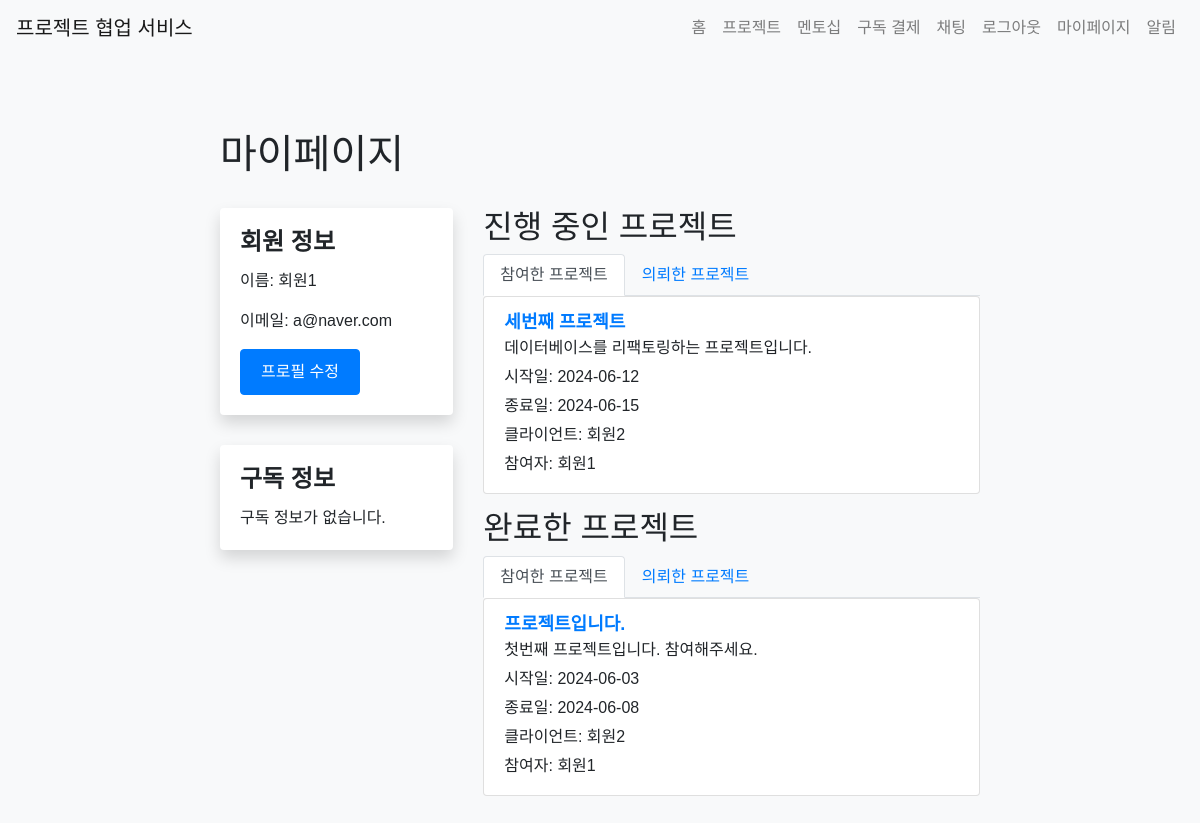
Screenshot of /mypage/ (signed in) with the database file from the repository.
### app/models.py (models this page shows)
class User(UserMixin, db.Model):
    id = db.Column(db.Integer, primary_key=True)
    name = db.Column(db.String(100), nullable=False)
    email = db.Column(db.String(120), unique=True, nullable=False)
    password = db.Column(db.String(255), nullable=False)
    bio = db.Column(db.Text)
    chat_rooms = db.relationship('ChatRoom', secondary='chat_room_participant', back_populates='participants', overlaps="chat_room_participants")
    chat_room_participants = db.relationship('ChatRoomParticipant', back_populates='user', overlaps="chat_rooms,participants")
    notifications = db.relationship('Notification', back_populates='user', lazy=True)
    projects = db.relationship('Project', secondary='project_participant', back_populates='participants', overlaps="project_participants")
    subscription = db.relationship('Subscription', back_populates='subscriber', uselist=False)
    created_projects = db.relationship('Project', back_populates='client', lazy=True, foreign_keys='Project.client_id')
    mentees = db.relationship('User',
                              secondary=mentorship_mentor,
                              primaryjoin=(mentorship_mentor.c.mentor_id == id),
                              secondaryjoin=(mentorship_mentor.c.mentee_id == id),
                              backref=db.backref('mentors', lazy='dynamic'),
                              lazy='dynamic')
    pending_mentees = db.relationship('User',
                                    secondary=mentorship_mentee,
                                    primaryjoin=(mentorship_mentee.c.mentor_id == id),
                                    secondaryjoin=(mentorship_mentee.c.mentee_id == id),
                                    backref=db.backref('pending_mentors', lazy='dynamic'),
                                    lazy='dynamic')
    project_participants = db.relationship('ProjectParticipant', back_populates='user', lazy=True, overlaps="projects")

class Project(db.Model):
    id = db.Column(db.Integer, primary_key=True)
    title = db.Column(db.String(100), nullable=False)
    description = db.Column(db.Text, nullable=False)
    start_date = db.Column(db.Date, nullable=False)
    end_date = db.Column(db.Date, nullable=False)
    created_at = db.Column(db.DateTime, default=datetime.utcnow)
    client_id = db.Column(db.Integer, db.ForeignKey('user.id'), nullable=False)
    client = db.relationship('User', back_populates='created_projects')
    completed = db.Column(db.Boolean, default=False)
    participants = db.relationship('User', secondary='project_participant', back_populates='projects', overlaps="project_participants")
    project_participants = db.relationship('ProjectParticipant', back_populates='project', lazy=True, overlaps="participants,projects")
    overview = db.Column(db.Text)
    requirements = db.Column(db.Text)
    flowchart = db.Column(db.Text)
    timeline = db.Column(db.Text)

### app/views/mypage.py (the view)
@bp.route('/')
@login_required
def index():
    participating_projects = current_user.projects
    created_projects = current_user.created_projects
    return render_template('mypage/index.html', participating_projects=participating_projects, created_projects=created_projects)

### app/__init__.py (called while the page is built)
@login_manager.user_loader
def load_user(user_id):
    if user_id is not None:
        return User.query.get(int(user_id))
    return None

### app/templates/mypage/index.html (shortened to what this page needs)
{% extends 'base.html' %}
{% block content %}
<div class="container my-page">
  <h1>마이페이지</h1>
  <div class="row">
    <div class="col-md-4">
      <div class="card">
        <div class="card-body">
          <h2 class="card-title">회원 정보</h2>
          <p class="card-text">이름: {{ current_user.name }}</p>
          <p class="card-text">이메일: {{ current_user.email }}</p>
          <a href="{{ url_for('mypage.profile') }}" class="btn btn-primary">프로필 수정</a>
        </div>
      </div>
      <div class="card mt-4">
        <div class="card-body">
          <h2 class="card-title">구독 정보</h2>
          {% if current_user.subscription %}
          <p class="card-text">구독 시작일: {{ current_user.subscription.payment_date.strftime('%Y-%m-%d') }}</p>
          <p class="card-text">구독 종료일: {{ current_user.subscription.expiration_date.strftime('%Y-%m-%d') }}</p>
          {% else %}
          <p class="card-text">구독 정보가 없습니다.</p>
          {% endif %}
        </div>
      </div>
    </div>
    <div class="col-md-8">
      <h2>진행 중인 프로젝트</h2>
      <ul class="nav nav-tabs">
        <li class="nav-item">
          <a class="nav-link active" data-toggle="tab" href="#participating-projects">참여한 프로젝트</a>
        </li>
        <li class="nav-item">
          <a class="nav-link" data-toggle="tab" href="#created-projects">의뢰한 프로젝트</a>
        </li>
      </ul>
      <div class="tab-content">
        <div class="tab-pane fade show active" id="participating-projects">
          {% set ongoing_participating_projects = participating_projects|rejectattr('completed') %}
          {% if ongoing_participating_projects %}
          <ul class="list-group">
            {% for project in ongoing_participating_projects %}
            <li class="list-group-item">
              <a href="{{ url_for('project.detail', project_id=project.id) }}">{{ project.title }}</a>
              <p>{{ project.description }}</p>
              <p>시작일: {{ project.start_date.strftime('%Y-%m-%d') }}</p>
              <p>종료일: {{ project.end_date.strftime('%Y-%m-%d') }}</p>
              <p>클라이언트: {{ project.client.name }}</p>
              <p>참여자:
                {% for participant in project.participants %}
                  {{ participant.name }}{% if not loop.last %}, {% endif %}
                {% endfor %}
              </p>
            </li>
            {% endfor %}
          </ul>
          {% else %}
          <p>진행 중인 참여 프로젝트가 없습니다.</p>
          {% endif %}
        </div>
          {% set ongoing_created_projects = created_projects|rejectattr('completed') %}
      </div>
      <h2>완료한 프로젝트</h2>
      <ul class="nav nav-tabs">
        <li class="nav-item">
          <a class="nav-link active" data-toggle="tab" href="#completed-participating-projects">참여한 프로젝트</a>
        </li>
        <li class="nav-item">
          <a class="nav-link" data-toggle="tab" href="#completed-created-projects">의뢰한 프로젝트</a>
        </li>
      </ul>
      <div class="tab-content">
        <div class="tab-pane fade show active" id="completed-participating-projects">
          {% set completed_participating_projects = participating_projects|selectattr('completed') %}
          {% if completed_participating_projects %}
          <ul class="list-group">
            {% for project in completed_participating_projects %}
            <li class="list-group-item">
              <a href="{{ url_for('project.detail', project_id=project.id) }}">{{ project.title }}</a>
              <p>{{ project.description }}</p>
              <p>시작일: {{ project.start_date.strftime('%Y-%m-%d') }}</p>
              <p>종료일: {{ project.end_date.strftime('%Y-%m-%d') }}</p>
              <p>클라이언트: {{ project.client.name }}</p>
              <p>참여자:
                {% for participant in project.participants %}
                  {{ participant.name }}{% if not loop.last %}, {% endif %}
                {% endfor %}
              </p>
            </li>
            {% endfor %}
          </ul>
          {% else %}
          <p>완료한 참여 프로젝트가 없습니다.</p>
          {% endif %}
        </div>
          {% set completed_created_projects = created_projects|selectattr('completed') %}
      </div>
    </div>
  </div>
</div>
{% endblock %}

### app/static/css/style.css (style rules this page uses)
body { font-family: Arial, sans-serif; background-color: #f8f9fa; margin: 0; padding: 0; }
.container { max-width: 800px; margin: 0 auto; padding: 20px; }
.btn { display: inline-block; padding: 10px 20px; background-color: #007bff; color: #fff; text-decoration: none; border-radius: 4px; cursor: pointer; }
.btn-primary { background-color: #007bff; }
.card { border: none; box-shadow: 0 0.5rem 1rem rgba(0, 0, 0, 0.15); }
.my-page { padding: 30px 0; }
.my-page h1 { margin-bottom: 30px; }
.my-page .card { margin-bottom: 30px; }
.my-page .card-title { font-size: 24px; font-weight: bold; }
.my-page .list-group-item { margin-bottom: 15px; }
.my-page .list-group-item a { font-size: 18px; font-weight: bold; }
.my-page .list-group-item p { margin-bottom: 5px; }

### rows the page displays
User: name "회원1", email "a@naver.com"
Project: title "세번째 프로젝트", description "데이터베이스를 리팩토링하는 프로젝트입니다.", start_date "2024-06-12", end_date "2024-06-15", client.name "회원2"
Project: title "프로젝트입니다.", description "첫번째 프로젝트입니다. 참여해주세요.", start_date "2024-06-03", end_date "2024-06-08", client.name "회원2"
